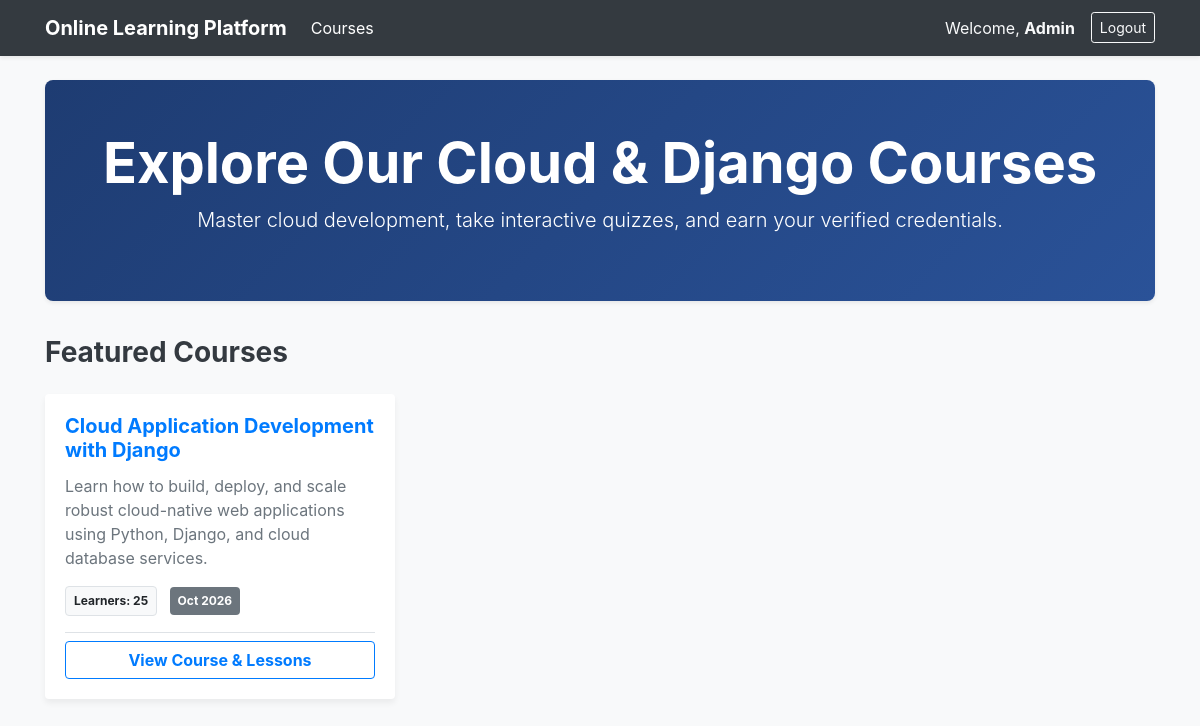
The app's page /onlinecourse/ (signed in) with its own data.
### onlinecourse/models.py (models this page shows, shortened)
class Course(models.Model):
    name = models.CharField(null=False, max_length=100, default='online course')
    image = models.ImageField(upload_to='course_images/', null=True, blank=True)
    description = models.CharField(max_length=1000)
    pub_date = models.DateField(null=True, blank=True)
    instructors = models.ManyToManyField(Instructor)
    users = models.ManyToManyField(User, through='Enrollment')
    total_enrollment = models.IntegerField(default=0)
    is_enrolled = False

### onlinecourse/views.py (the view)
# urls.py: path('', views.popular_course_list, name='index'),
def popular_course_list(request):
    context = {}
    if request.method == 'GET':
        course_list = Course.objects.order_by('-total_enrollment')[:10]
        context['course_list'] = course_list
        return render(request, 'onlinecourse/course_list.html', context)

### onlinecourse/templates/onlinecourse/course_list.html (shortened to what this page needs)
<!DOCTYPE html>
<html lang="en">
<head>
    {% load static %}
    <link rel="stylesheet" href="https://maxcdn.bootstrapcdn.com/bootstrap/4.5.2/css/bootstrap.min.css">
</head>
<body>
    <nav class="navbar navbar-expand-lg navbar-dark bg-dark mb-4 shadow-sm">
        <div class="container">
            <a class="navbar-brand font-weight-bold" href="{% url 'onlinecourse:index' %}">Online Learning Platform</a>
            <div class="collapse navbar-collapse" id="navbarContent">
                <ul class="navbar-nav mr-auto">
                    <li class="nav-item active">
                        <a class="nav-link" href="{% url 'onlinecourse:index' %}">Courses</a>
                    </li>
                </ul>
                <ul class="navbar-nav ml-auto">
                    {% if user.is_authenticated %}
                    <li class="nav-item">
                        <span class="navbar-text mr-3 text-light">Welcome, <strong>{{ user.first_name|default:user.username }}</strong></span>
                    </li>
                    <li class="nav-item">
                        <a class="btn btn-outline-light btn-sm my-1" href="{% url 'onlinecourse:logout' %}">Logout</a>
                    </li>
                    {% endif %}
                </ul>
            </div>
        </div>
    </nav>
    <div class="container">
        <div class="hero shadow-sm">
            <h1 class="display-4 font-weight-bold">Explore Our Cloud & Django Courses</h1>
            <p class="lead">Master cloud development, take interactive quizzes, and earn your verified credentials.</p>
        </div>
        <h3 class="mb-4 font-weight-bold text-dark">Featured Courses</h3>
        <div class="row">
            {% if course_list %}
                {% for course in course_list %}
                <div class="col-md-6 col-lg-4 mb-4">
                    <div class="card course-card">
                        <div class="card-body">
                            <h5 class="card-title font-weight-bold text-primary">{{ course.name }}</h5>
                            <p class="card-text text-muted">
                                {{ course.description|truncatewords:25 }}
                            </p>
                            <div class="mb-3">
                                <span class="badge badge-light border p-2 mr-2">
                                    Learners: {{ course.total_enrollment }}
                                </span>
                                {% if course.pub_date %}
                                <span class="badge badge-secondary p-2">
                                    {{ course.pub_date|date:"M Y" }}
                                </span>
                                {% endif %}
                            </div>
                            <div class="mt-auto pt-2 border-top">
                                <a href="{% url 'onlinecourse:course_details' course.id %}" class="btn btn-outline-primary btn-block font-weight-bold">
                                    View Course & Lessons
                                </a>
                            </div>
                        </div>
                    </div>
                </div>
                {% endfor %}
            {% endif %}
        </div>
    </div>
</body>
</html>

### onlinecourse/templates/onlinecourse/course_list.html (style rules this page uses)
body { background-color: #f8f9fa; }
.hero { background: linear-gradient(135deg, #1e3c72 0%, #2a5298 100%); color: #ffffff; padding: 50px 20px; border-radius: 8px; margin-bottom: 35px; text-align: center; }
.course-card { transition: transform 0.2s, box-shadow 0.2s; border: none; box-shadow: 0 4px 6px rgba(0,0,0,0.06); height: 100%; display: flex; flex-direction: column; }
.card-body { display: flex; flex-direction: column; }
.card-text { flex-grow: 1; }

### records on screen
Course: name "Cloud Application Development with Django", description "Learn how to build, deploy, and scale robust cloud-native web applications using Python, Django, and cloud database services.", total_enrollment "25", pub_date "Oct 2026"

### other values on screen
{{ user.first_name|default:user.username }} "Admin"
